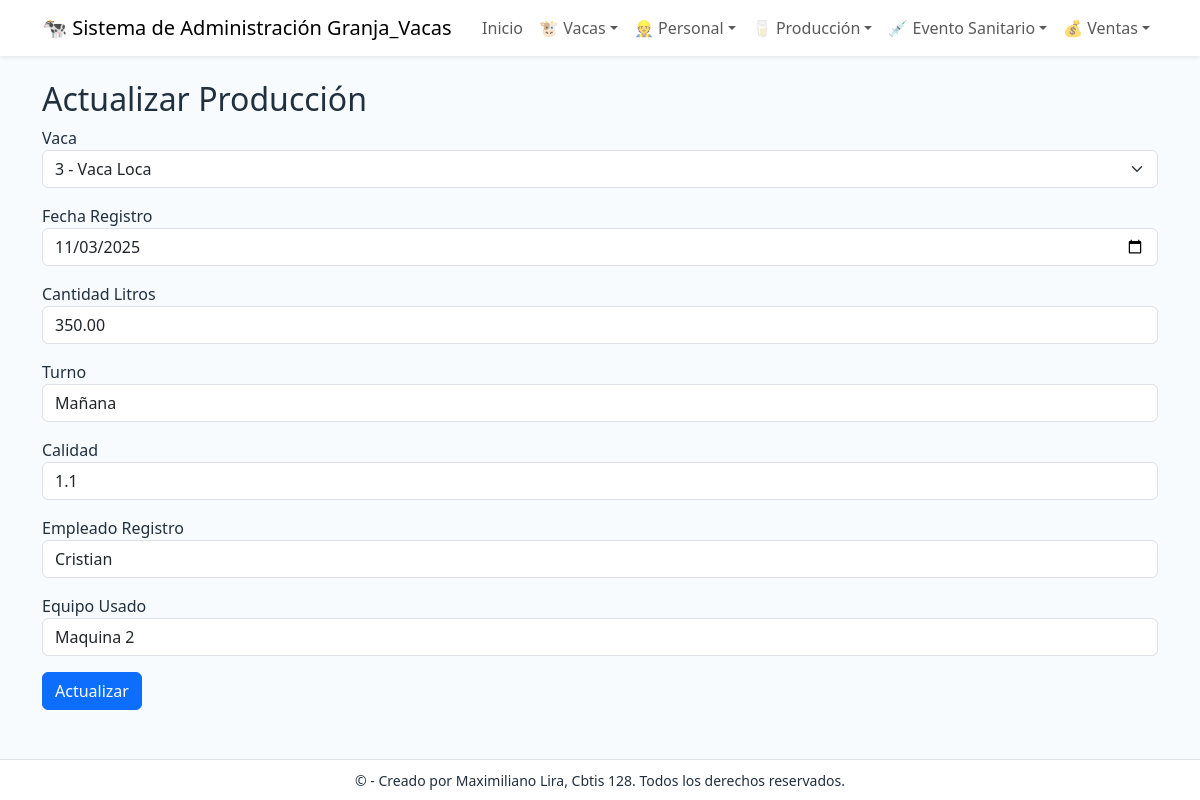
Screenshot of /produccion/actualizar/1/ with the database file from the repository.
### app_Granja_Vacas/models.py (models this page shows, shortened)
class Produccion(models.Model):
    vaca = models.ForeignKey(Vaca, on_delete=models.CASCADE, related_name='producciones', verbose_name="Vaca asociada")
    fecha_registro = models.DateField(verbose_name="Fecha de Registro")
    cantidad_litros = models.DecimalField(max_digits=5, decimal_places=2, verbose_name="Cantidad (Litros)")
    turno = models.CharField(max_length=20, verbose_name="Turno")
    calidad = models.CharField(max_length=100, verbose_name="Detalles de Calidad")
    empleado_registro = models.CharField(max_length=100, verbose_name="Empleado que Registra")
    equipo_usado = models.CharField(max_length=100, blank=True, verbose_name="Equipo Usado")

class Vaca(models.Model):
    numero_identificacion = models.CharField(max_length=20, unique=True, verbose_name="Número de Identificación")
    nombre = models.CharField(max_length=100, blank=True, null=True, verbose_name="Nombre de la Vaca")
    fecha_nacimiento = models.DateField(verbose_name="Fecha de Nacimiento")
    raza = models.CharField(max_length=50, verbose_name="Raza")
    estado_reproductivo = models.CharField(max_length=50, default="No gestante", verbose_name="Estado Reproductivo")
    peso_kg = models.DecimalField(max_digits=6, decimal_places=2, verbose_name="Peso (kg)")
    corral_actual = models.CharField(max_length=30, verbose_name="Corral Actual")
    notas = models.TextField(blank=True, verbose_name="Notas de la Vaca")

### app_Granja_Vacas/views.py (the view)
# urls.py: path('produccion/actualizar/<int:pk>/', views.actualizar_produccion, name='actualizar_produccion'),
def actualizar_produccion(request, pk):
    produccion = get_object_or_404(Produccion, pk=pk)
    vacas = Vaca.objects.all()
    return render(request, 'produccion/actualizar_produccion.html', {'produccion': produccion, 'vacas': vacas})

### app_Granja_Vacas/templates/Produccion/actualizar_produccion.html (shortened to what this page needs)
{% extends 'base.html' %}
{% block content %}
<h2>Actualizar Producción</h2>
<form method="post" action="{% url 'realizar_actualizacion_produccion' produccion.pk %}">
    <div class="mb-3">
        <label>Vaca</label>
        <select name="vaca" class="form-select">
            {% for v in vacas %}
            <option value="{{ v.id }}" {% if v.id == produccion.vaca.id %}selected{% endif %}>
                {{ v.numero_identificacion }} - {{ v.nombre }}
            </option>
            {% endfor %}
        </select>
    </div>
    <div class="mb-3"><label>Fecha Registro</label><input type="date" name="fecha_registro" value="{{ produccion.fecha_registro|date:'Y-m-d' }}" class="form-control"></div>
    <div class="mb-3"><label>Cantidad Litros</label><input name="cantidad_litros" value="{{ produccion.cantidad_litros }}" class="form-control"></div>
    <div class="mb-3"><label>Turno</label><input name="turno" value="{{ produccion.turno }}" class="form-control"></div>
    <div class="mb-3"><label>Calidad</label><input name="calidad" value="{{ produccion.calidad }}" class="form-control"></div>
    <div class="mb-3"><label>Empleado Registro</label><input name="empleado_registro" value="{{ produccion.empleado_registro }}" class="form-control"></div>
    <div class="mb-3"><label>Equipo Usado</label><input name="equipo_usado" value="{{ produccion.equipo_usado }}" class="form-control"></div>
    <button class="btn btn-primary">Actualizar</button>
</form>
{% endblock %}

### app_Granja_Vacas/templates/base.html (style rules this page uses)
body { background: #f7fbfd; color: #21303f; }

### rows the page displays
Produccion: vaca "3 - Vaca Loca", fecha_registro "11/03/2025", cantidad_litros "350.00", turno "Mañana", calidad "1.1", empleado_registro "Cristian", equipo_usado "Maquina 2"
